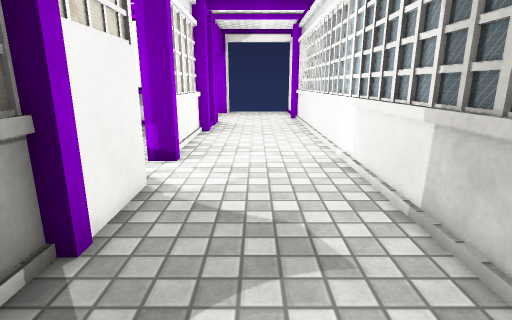
View 1 (above)

16 first-person views from a walk through a 3-D level made in the Unity game engine. The camera is 1.2 m above the floor, tilts 14° down and sees 80° across. Doors are open. The floor is counted in squares, 0.5 m on a side. Each view is taken from the middle of a square. On the plan, view 1 faces up. The plan holds only what a view shows up to about 19 squares ahead; the rest is blank. The place goes on beyond the plan. The player is left out. Some surface patterns are stand-ins.

View 2
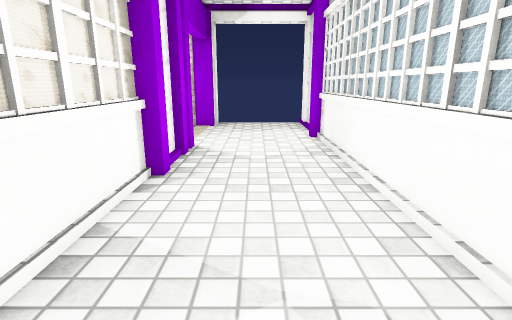

View 3
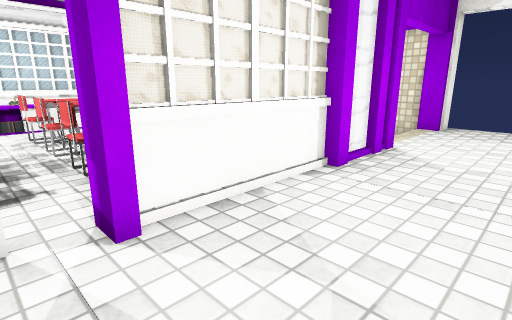

View 4
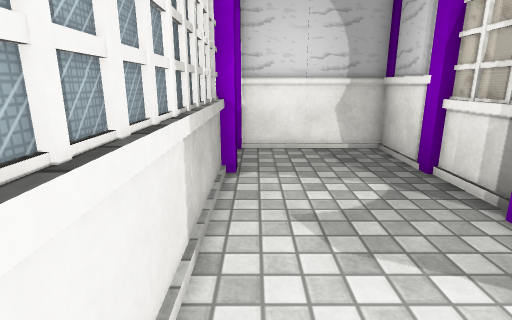

View 5
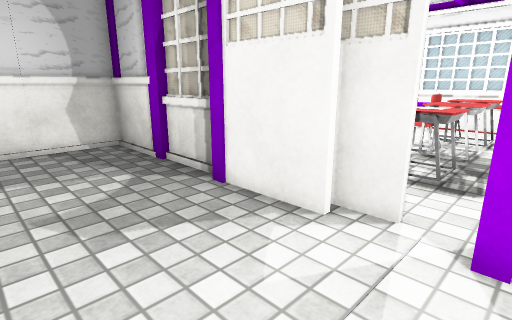

View 6
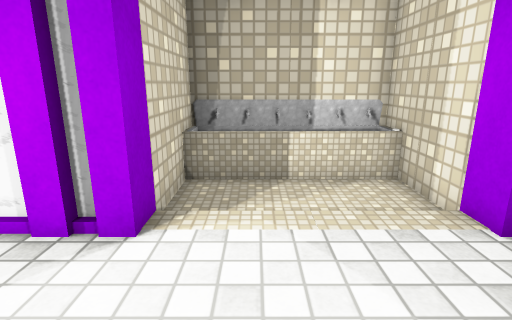

View 7
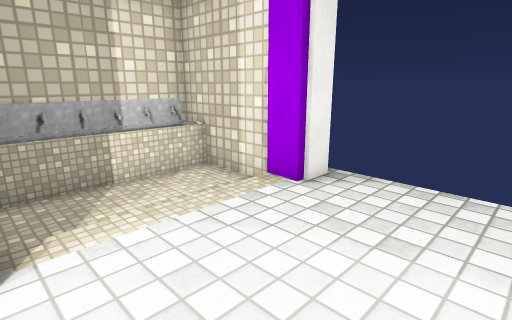

View 8
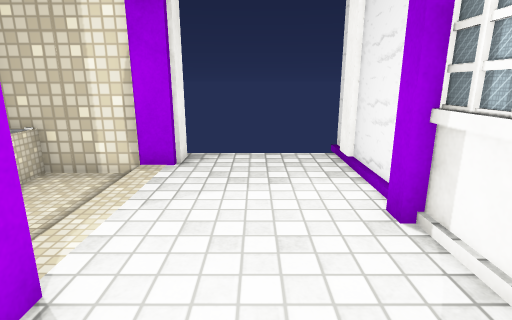

View 9
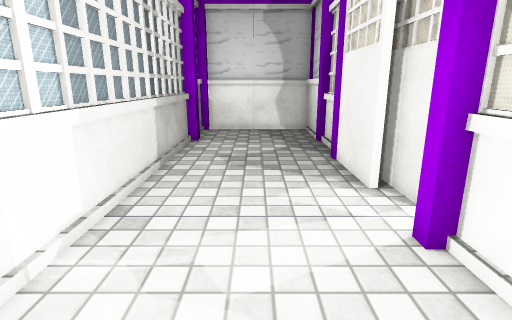

View 10
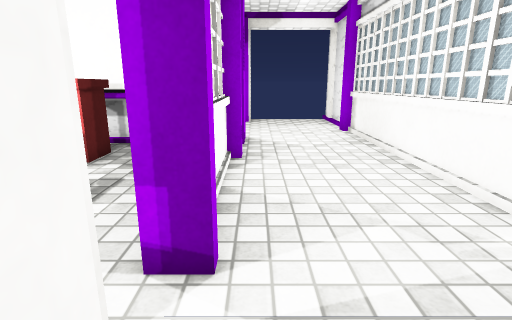

View 11
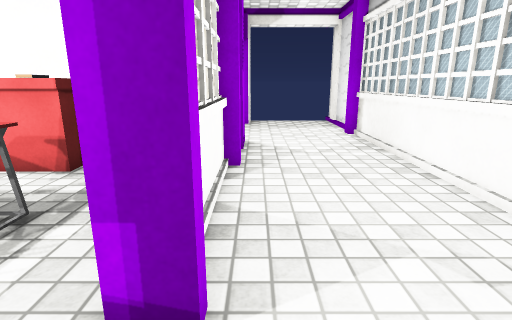

View 12
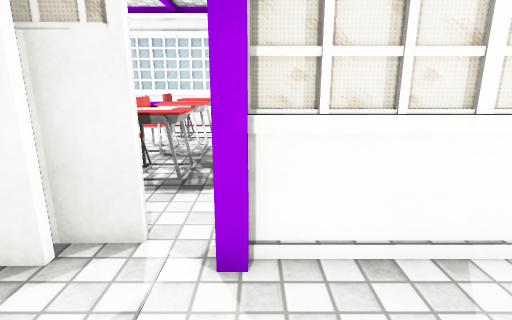

View 13
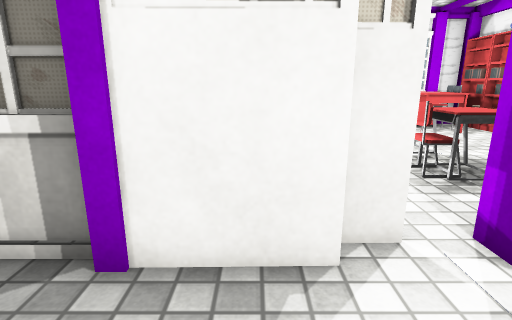

View 14
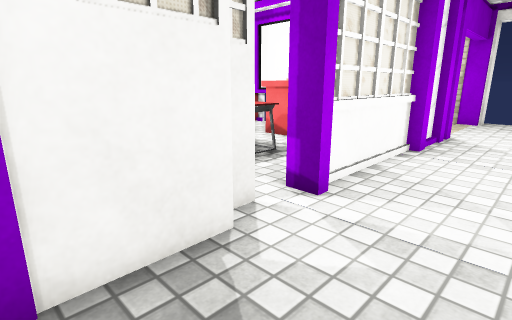

View 15
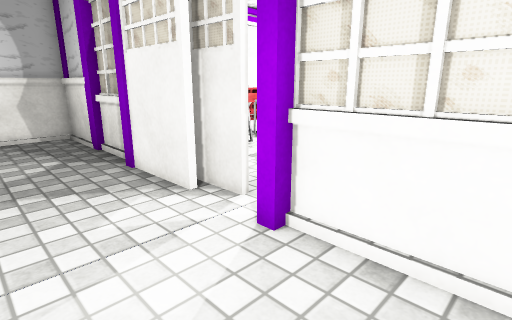

View 16
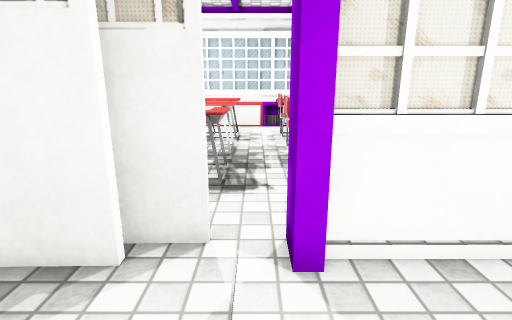

### Floor plan
Key: @ floor where view 1 was taken; # wall or solid block; x gap in a wall; . main floor; - floor 0.25 m lower than the main floor; D open door; = window, fence, low wall or low ledge; C column; H chair; S sink; O other object.
Columns run from 9 left of view 1 to 3 right of it. Each row starts with its distance up from view 1.
 28             #
 27       CDDDDDD
 26  #####CDDD..#
 25  #S---......#
 24  #S---......#
 23  #S---......#
 22  #S---......C
 21  #S---......#
 20  #S###CC....#
 19 #### ##.....#
 18  ##   C.....#
 17   O.  C.....#
 16  OO.   C....#
 15 OOO.  #.....#
 14  .... #.....#
 13  .... #.....#
 12 ====. #.....#
 11 =.O=. #.....#
 10 H.HH.=#.....#
  9  .... #.....#
  8 ==#=..x.....#
  7 =.O=..#.....#
  6 H HH. #.....#
  5   ..  #.....#
  4       #.....#
  3 =     #.....#
  2 O     #.....#
  1       C.....C
  0       #..@..#
 -1       #.....#
 -2       #.....#
 -3       #######

Where each view was taken, in squares from view 1:
view 1: 0 up, 0 right, facing up
view 2: 8 up, 0 right, facing up
view 3: 8 up, 2 right, facing up-left
view 4: 9 up, 2 right, facing down
view 5: 10 up, 2 right, facing down-left
view 6: 22 up, 2 right, facing left
view 7: 20 up, 2 right, facing up-left
view 8: 17 up, 0 right, facing up
view 9: 14 up, 0 right, facing down
view 10: 6 up, 2 left, facing up
view 11: 7 up, 2 left, facing up
view 12: 10 up, 1 right, facing left
view 13: 6 up, 1 right, facing left
view 14: 4 up, 1 right, facing up-left
view 15: 13 up, 1 right, facing down-left
view 16: 9 up, 1 right, facing left
